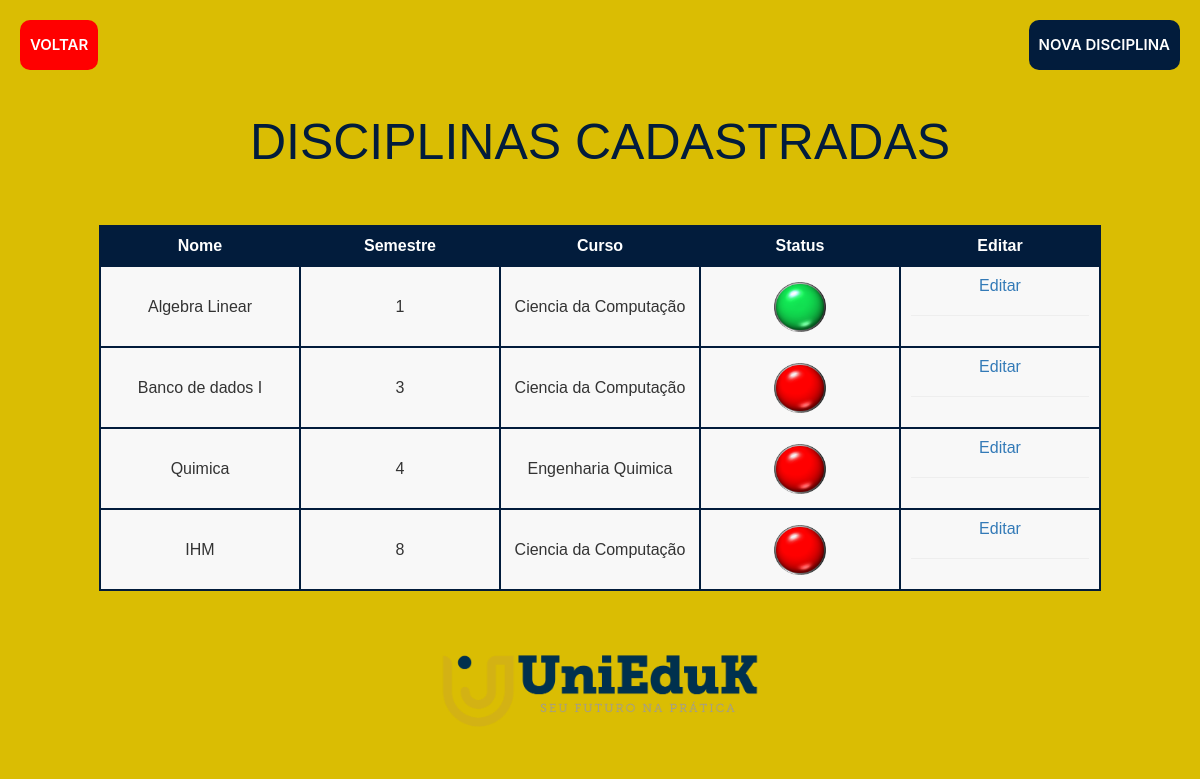
The app's page /listaDisciplina.php with its own data.
### tables this page shows
CREATE TABLE `disciplina` (
  `id` int(11) NOT NULL,
  `nomeD` varchar(50) NOT NULL,
  `semestre` varchar(10) NOT NULL,
  `idcurso` int(11) NOT NULL,
  `statusDis` int(11) NOT NULL
);

CREATE TABLE `curso` (
  `id` int(11) NOT NULL,
  `nome` varchar(50) NOT NULL,
  `quantidadeAluno` int(11) NOT NULL,
  `periodo` varchar(50) NOT NULL,
  `qtdSemestre` int(11) NOT NULL,
  `statusCurso` int(11) NOT NULL
);

### web/listaDisciplina.php (the view, shortened to what this page needs)
<?php
include_once("conexao.php");
$result_veiculos = "SELECT disciplina.id, disciplina.nomeD, disciplina.semestre, curso.nome, disciplina.statusDis FROM disciplina INNER JOIN curso where disciplina.idcurso = curso.id ORDER BY disciplina.semestre";
$result_veiculos = mysqli_query ($conn, $result_veiculos);
?>
<html lang="pt-br">
<head>
<link rel="stylesheet" href="https://netdna.bootstrapcdn.com/bootstrap/3.1.1/css/bootstrap.min.css">
<link rel="stylesheet" href="../TCC/CSS/listagem.css">
</head>
<body>
    <div class="buttonExitLoc">
        <button class="button-exit" onclick="history.back()">VOLTAR</button>
    </div>
    <div class="buttonCadastroLoc">
        <button class="button-novoCurso" onclick="location.href='../TCC/cadastrarDisciplina.php';">NOVA DISCIPLINA</button>
    </div>
    <header>
        <h1>DISCIPLINAS CADASTRADAS</h1>
    </header>
    <div class="container-fluid inner">
        <table class="tableizer-table">
            <tr class="tableizer-firstrow">
                <th>Nome</th>
                <th>Semestre</th>
                <th>Curso</th>
                <th>Status</th>
                <th>Editar</th>
            </tr>
            <?php
                while($row_veiculo = mysqli_fetch_assoc($result_veiculos)){
                    ?>
                    <tr>
                        <td><?php echo   $row_veiculo['nomeD'] ;?></td>
                        <td><?php echo  $row_veiculo['semestre'] ;?></td>
                        <td><?php echo  $row_veiculo['nome'] ;?></td>
                        <td><img height="50px" class='bgSizeContain' src="<?php echo  $row_veiculo['statusDis'] ;?>.gif" /></td>
                        <td><?php echo "<a href='../TCC/editDisciplina.php?id=" . $row_veiculo['id'] . "'>Editar</a><br><hr>" ;?></td>
                    </tr>
                        <?php
                }?>
        </table>
    </div>
    <footer>
        <div class="logo">
            <img src="imagens/logo.png" id="logo" alt="UNIFAJ" />
        </div>
    </footer>
</body>

### web/CSS/listagem.css (style rules this page uses)
body { font: 400 16px 'Muli', sans-serif !important; margin: 0; padding: 0; background-color: #dabd03; }
header { margin: 0; max-width: 100%; padding: 5px; text-align: center; overflow: auto; }
#logo { width: 30%; text-align: center; }
.logo { text-align: center; }
h1 { text-align: center; font-size: 50px; color: #021c3c; }
.inner { padding: 30px; }
table { margin: 10px auto; }
table > tbody > tr.tableizer-firstrow > th { padding: 10px; background: #021c3c; border: 2px solid #021c3c; color: white; text-align: center; }
body > div.container-fluid.inner > table > tbody > tr > td { border: 2px solid #021c3c; width: 200px; padding: 10px; background: #f8f8f8; text-align: center; }
.buttonExitLoc { position: relative; margin: 20px; }
.buttonCadastroLoc { position:absolute; text-align: center; right: 20px; top: 20px; }
.button-exit { align-items: center; background-color: #ff0000; border: 0; border-radius: 10px; box-sizing: border-box; color: #ffffff; cursor: pointer; display: inline-flex; font-family: -apple-system, system-ui, system-ui, "Segoe UI", Roboto, "Helvetica Neue", "Fira Sans", Ubuntu, Oxygen, "Oxygen Sans", Cantarell, "Droid Sans", "Apple Color Emoji", "Segoe UI Emoji", "Segoe UI Symbol", "Lucida Grande", Helvetica, Arial, sans-serif; font-size: 15px; font-weight: 600; justify-content: center; line-height: 50px; max-width: 480px; min-height: 40px; min-width: 0px; overflow: hidden; padding: 0px; padding-left: 10px; padding-right: 10px; text-align: center; touch-action: manipulation; transition: background-color 0.167s cubic-bezier(0.4, 0, 0.2, 1) 0s, box-shadow 0.167s cubic-bezier(0.4, 0, 0.2, 1) 0s, color 0.167s cubic-bezier(0.4, 0, 0.2, 1) 0s; user-select: none; -webkit-user-select: none; vertical-align: middle; }
.button-novoCurso { align-items: center; background-color: #021c3c; border: 0; border-radius: 10px; box-sizing: border-box; color: #ffffff; cursor: pointer; display: inline-flex; font-family: -apple-system, system-ui, system-ui, "Segoe UI", Roboto, "Helvetica Neue", "Fira Sans", Ubuntu, Oxygen, "Oxygen Sans", Cantarell, "Droid Sans", "Apple Color Emoji", "Segoe UI Emoji", "Segoe UI Symbol", "Lucida Grande", Helvetica, Arial, sans-serif; font-size: 15px; font-weight: 600; justify-content: center; line-height: 50px; max-width: 480px; min-height: 40px; min-width: 0px; overflow: hidden; padding: 0px; padding-left: 10px; padding-right: 10px; text-align: center; touch-action: manipulation; transition: background-color 0.167s cubic-bezier(0.4, 0, 0.2, 1) 0s, box-shadow 0.167s cubic-bezier(0.4, 0, 0.2, 1) 0s, color 0.167s cubic-bezier(0.4, 0, 0.2, 1) 0s; user-select: none; -webkit-user-select: none; vertical-align: middle; }

### records on screen
disciplina: nomeD "Algebra Linear", semestre "1", idcurso.nome "Ciencia da Computação", shows a picture
disciplina: nomeD "Banco de dados I", semestre "3", idcurso.nome "Ciencia da Computação"
disciplina: nomeD "Quimica", semestre "4", idcurso.nome "Engenharia Quimica"
disciplina: nomeD "IHM", semestre "8", idcurso.nome "Ciencia da Computação"
